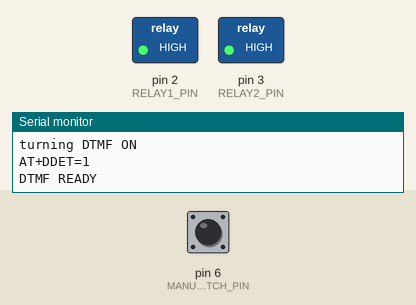
The sketch below on a simulated Arduino Uno, built with avr-gcc and run on an emulated ATmega328P. On the bench: switched loads named in the sketch (green lamp = pin HIGH), the last lines printed to the serial monitor. The inputs (shaded band) are chosen by the test bench; at power-on: pin 6 (MANUAL_SWITCH_PIN) HIGH. The modem accepts every AT command (registered, SIM ready, sends succeed) and sends nothing else.

Above: at 13.3 s.
13.4 s: pin 6 (MANUAL_SWITCH_PIN) pulled LOW for 0.15 s
At 17.0 s:
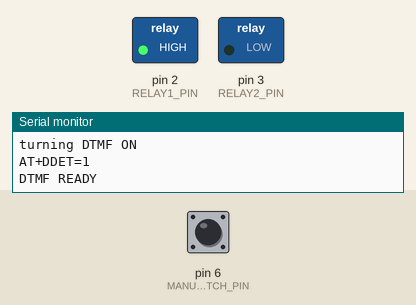
19.0 s: pin 6 (MANUAL_SWITCH_PIN) pulled LOW for 3.2 s
At 23.8 s:
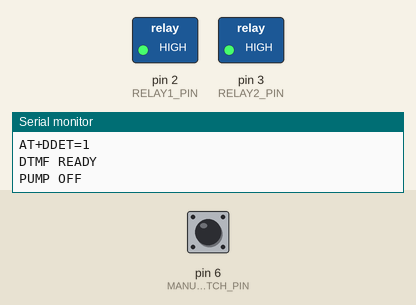
Timing chart, 0 to 25.3 s (numbered marks = the images above; inputs shaded):
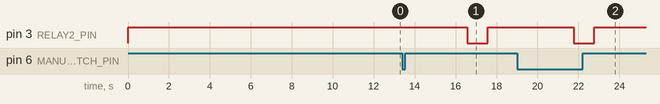

Measured:
- after the input at 13.4 s, pin 3 (RELAY2_PIN): HIGH → LOW after 3.2 s, → HIGH 1.0 s later
- after the input at 19.0 s, pin 3 (RELAY2_PIN): HIGH → LOW after 2.8 s, → HIGH 1.0 s later

The sketch:

DTMF_STARTER_TANK_REPLY_LATEST_OK_TESTED.ino
```cpp
#include "SoftwareSerial.h"

#define SIM800L_Tx 8    // TX pin of Arduino connected to RX pin of SIM800L
#define SIM800L_Rx 9    // RX pin of Arduino connected to TX pin of SIM800L
SoftwareSerial SIM800L(SIM800L_Tx, SIM800L_Rx);

#define RELAY1_PIN 2    // Change to relay module pin
#define RELAY2_PIN 3    // Change to relay module pin
#define MANUAL_SWITCH_PIN 6 // Manual switch pin

char dtmf_cmd;
bool call_flag = false;
bool manual_switch_triggered = false;

// Master phone number and other phone numbers
const char *masterNumber = "+919435601991"; // Example master phone number
const char *phoneNumbers[] = {
    "+919525927960", // Example phone number 1
    "+91xxxxxxxxxx", // Example phone number 2
    "+91xxxxxxxxxx", // Example phone number 3
    "+91xxxxxxxxxx"  // Example phone number 4
};

void init_gsm();
void update_relay();
void sendSMS(const char *message, const char *phoneNumber);

void setup()
{
    SIM800L.begin(9600);
    Serial.begin(9600);
    pinMode(RELAY1_PIN, OUTPUT);
    pinMode(RELAY2_PIN, OUTPUT);
    pinMode(MANUAL_SWITCH_PIN, INPUT_PULLUP); // Set manual switch pin as input with internal pull-up resistor
    digitalWrite(RELAY1_PIN, HIGH);           // Set relay pins to HIGH initially
    digitalWrite(RELAY2_PIN, HIGH);           // Set relay pins to HIGH initially
    init_gsm();
}

void loop()
{
    String gsm_data;
    int x = -1;

    while (SIM800L.available())
    {
        char c = SIM800L.read();
        gsm_data += c;
        delay(10);
    }

    // Check manual switch state
    if (digitalRead(MANUAL_SWITCH_PIN) == LOW)
    {
        if (!manual_switch_triggered)
        {
            manual_switch_triggered = true;
            sendSMS("TANK FULL PUMP OFF", masterNumber);
        }
        dtmf_cmd = '2'; // Set dtmf_cmd to trigger the same action as DTMF '2'
        update_relay();

        // Delay or debounce to avoid rapid switch detection
        delay(500); // Adjust delay time as per requirement
    }
    else
    {
        manual_switch_triggered = false; // Reset manual switch triggered flag
    }

    if (call_flag)
    {
        x = gsm_data.indexOf("DTMF");
        if (x > -1)
        {
            dtmf_cmd = gsm_data[x + 6];
            Serial.println(dtmf_cmd);
            update_relay();
        }

        x = gsm_data.indexOf("NO CARRIER");
        if (x > -1)
        {
            SIM800L.println("ATH");
            call_flag = false;
        }
    }
    else
    {
        // Check for incoming SMS
        if (gsm_data.indexOf("+CMTI:") > -1)
        {
            delay(100);
            SIM800L.println("AT+CMGR=1");
            delay(100);
            while (SIM800L.available())
            {
                gsm_data = SIM800L.readString();
            }
            if (gsm_data.indexOf("START") > -1)
            {
                dtmf_cmd = '1';
                update_relay();
            }
            else if (gsm_data.indexOf("STOP") > -1)
            {
                dtmf_cmd = '2';
                update_relay();
            }
        }
        else
        {
            x = gsm_data.indexOf("RING");
            if (x > -1)
            {
                delay(5000);
                SIM800L.println("ATA");
                call_flag = true;
            }
        }
    }
}

void init_gsm()
{
    boolean gsm_Ready = 1;
    Serial.println("initializing GSM module");
    while (gsm_Ready > 0)
    {
        SIM800L.println("AT");
        Serial.println("AT");
        while (SIM800L.available())
        {
            if (SIM800L.find("OK") > 0)
                gsm_Ready = 0;
        }
        delay(2000);
    }
    Serial.println("AT READY");

    boolean ntw_Ready = 1;
    Serial.println("finding network");
    while (ntw_Ready > 0)
    {
        SIM800L.println("AT+CPIN?");
        Serial.println("AT+CPIN?");
        while (SIM800L.available())
        {
            if (SIM800L.find("+CPIN: READY") > 0)
                ntw_Ready = 0;
        }
        delay(2000);
    }
    Serial.println("NTW READY");

    boolean DTMF_Ready = 1;
    Serial.println("turning DTMF ON");
    while (DTMF_Ready > 0)
    {
        SIM800L.println("AT+DDET=1");
        Serial.println("AT+DDET=1");
        while (SIM800L.available())
        {
            if (SIM800L.find("OK") > 0)
                DTMF_Ready = 0;
        }
        delay(2000);
    }
    Serial.println("DTMF READY");

    // Send GSM power on SMS notification to all numbers
    sendSMS("GSM POWER ON", masterNumber);
}

void update_relay()
{
    const unsigned long relay_duration = 1000; // 1 second
    unsigned long currentMillis = millis();

    if (dtmf_cmd == '1')
    {
        digitalWrite(RELAY1_PIN, LOW); // Turn on relay
        delay(relay_duration);          // Wait for relay_duration milliseconds
        digitalWrite(RELAY1_PIN, HIGH); // Turn off relay
        sendSMS("PUMP ON", masterNumber);
        Serial.println("PUMP ON");
    }

    if (dtmf_cmd == '2')
    {
        digitalWrite(RELAY2_PIN, LOW); // Turn on relay
        delay(relay_duration);          // Wait for relay_duration milliseconds
        digitalWrite(RELAY2_PIN, HIGH); // Turn off relay
        sendSMS("PUMP OFF", masterNumber);
        Serial.println("PUMP OFF");
    }
}

void sendSMS(const char *message, const char *phoneNumber)
{
    SIM800L.println("AT+CMGF=1");
    delay(1000);

    SIM800L.print("AT+CMGS=\"");
    SIM800L.print(phoneNumber);
    SIM800L.println("\"");
    delay(1000);
    SIM800L.print(message);
    delay(100);
    SIM800L.println((char)26);
    delay(1000);
}
```
